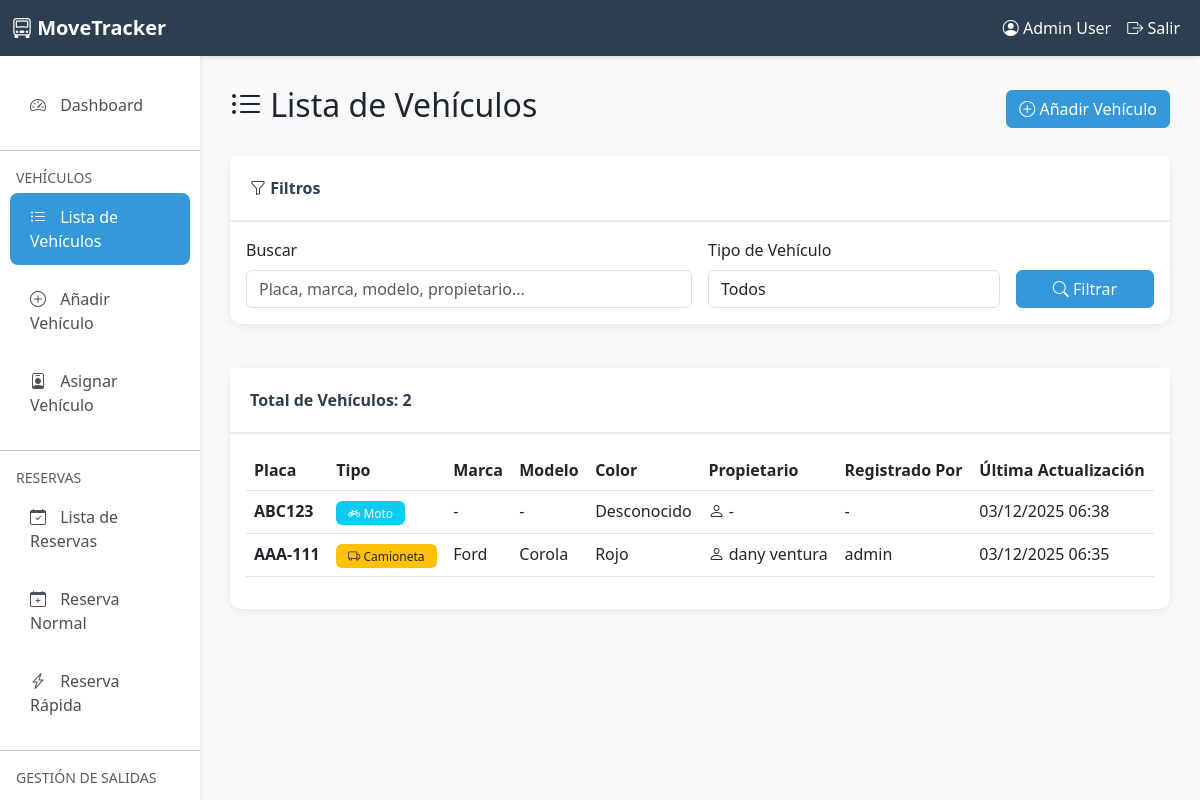
The app's page /parking/vehicles/ (signed in), older data.
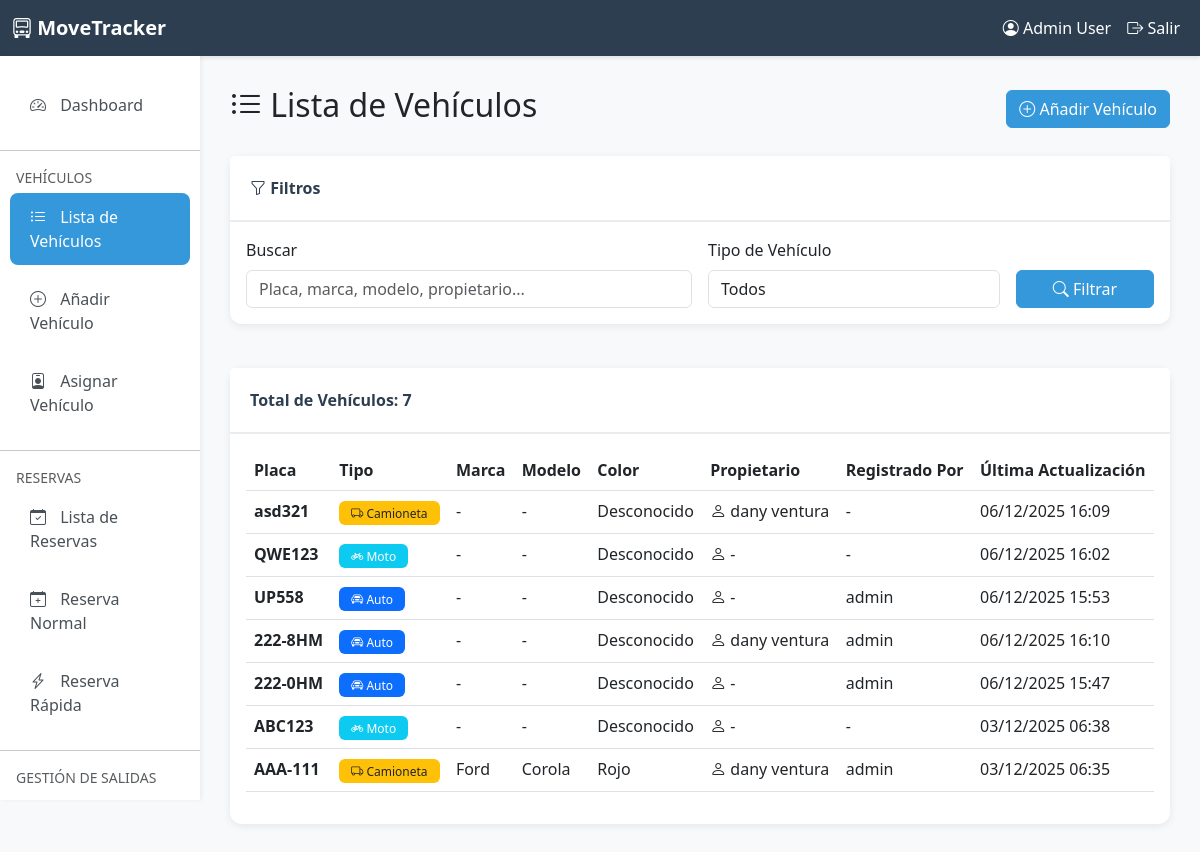
The same page, newer data.
### user/models.py (models this page shows, shortened)
class User(AbstractUser):
    dni = models.CharField(max_length=10, blank=True, null=True, verbose_name='DNI')
    phone = models.CharField(max_length=15, blank=True, null=True, verbose_name='Teléfono')
    class Meta:
        verbose_name = 'Usuario'
        verbose_name_plural = 'Usuarios'
        db_table = 'auth_user'

### parking/models.py (models this page shows, shortened)
class Vehicle(models.Model):
    owner = models.ForeignKey(
        User,
        on_delete=models.CASCADE,
        related_name='vehicles',
        verbose_name='Propietario',
        null=True,
        blank=True
    )
    vehicle_type = models.CharField(
        max_length=20,
        choices=VehicleType.choices,
        verbose_name='Tipo de Vehículo'
    )
    brand = models.CharField(
        max_length=50,
        null=True,
        blank=True,
        verbose_name='Marca',
        help_text='Marca del vehículo (opcional)'
    )
    model = models.CharField(
        max_length=50,
        null=True,
        blank=True,
        verbose_name='Modelo',
        help_text='Modelo del vehículo (opcional)'
    )
    year = models.PositiveIntegerField(
        null=True,
        blank=True,
        verbose_name='Año',
        validators=[MinValueValidator(1900), MaxValueValidator(2100)],
        help_text='Año de fabricación (opcional)'
    )
    color = models.CharField(max_length=30, verbose_name='Color')
    license_plate = models.CharField(
        max_length=20,
        unique=True,
        verbose_name='Placa',
        help_text='Número de placa del vehículo'
    )
    is_active = models.BooleanField(default=True, verbose_name='Activo')
    created_at = models.DateTimeField(auto_now_add=True, verbose_name='Fecha de Registro')
    updated_at = models.DateTimeField(auto_now=True, verbose_name='Última Actualización')
    registered_by = models.ForeignKey(
        User,
        on_delete=models.SET_NULL,
        null=True,
        related_name='registered_vehicles',
        verbose_name='Registrado por'
    )
    class Meta:
        verbose_name = 'Vehículo'
        verbose_name_plural = 'Vehículos'
        ordering = ['-created_at']
        indexes = [
            models.Index(fields=['license_plate']),
            models.Index(fields=['owner', 'is_active']),
        ]

### parking/views.py (the view, shortened to what this page needs)
# urls.py: path('vehicles/', views.vehicle_list, name='vehicle_list'),
@login_required
@user_passes_test(is_admin_or_worker, login_url='user:login')
def vehicle_list(request):
    vehicles = Vehicle.objects.select_related('owner', 'registered_by').all()
    search = request.GET.get('search', '')
    vehicle_type = request.GET.get('type', '')
    if vehicle_type:
        vehicles = vehicles.filter(vehicle_type=vehicle_type)
    context = {
        'vehicles': vehicles,
        'title': 'Lista de Vehículos',
        'search': search,
        'vehicle_type': vehicle_type,
        'vehicle_types': VehicleType.choices
    }
    return render(request, 'parking/vehicle_list.html', context)

### parking/views.py (called while the page is built)
def is_admin_or_worker(user):
    if not user.is_authenticated:
        return False
    if user.is_superuser:
        return True
    if hasattr(user, 'role'):
        return user.role in ['ADMIN', 'WORKER']
    return user.is_staff

### parking/templates/parking/vehicle_list.html (shortened to what this page needs)
{% extends 'parking/base.html' %}
{% block content %}
<div class="row mb-4">
    <div class="col-12 d-flex justify-content-between align-items-center">
        <h2><i class="bi bi-list-ul"></i> {{ title }}</h2>
        <div>
            <a href="{% url 'parking:add_vehicle' %}" class="btn btn-primary">
                <i class="bi bi-plus-circle"></i> Añadir Vehículo
            </a>
        </div>
    </div>
</div>
<div class="row mb-4">
    <div class="col-12">
        <div class="card">
            <div class="card-header">
                <i class="bi bi-funnel"></i> Filtros
            </div>
            <div class="card-body">
                <form method="get" class="row g-3">
                    <div class="col-md-6">
                        <label for="search" class="form-label">Buscar</label>
                        <input type="text"
                               class="form-control"
                               id="search"
                               name="search"
                               value="{{ search }}"
                               placeholder="Placa, marca, modelo, propietario...">
                    </div>
                    <div class="col-md-4">
                        <label for="type" class="form-label">Tipo de Vehículo</label>
                        <select class="form-control" id="type" name="type">
                            <option value="">Todos</option>
                        </select>
                    </div>
                    <div class="col-md-2 d-flex align-items-end">
                        <button type="submit" class="btn btn-primary w-100">
                            <i class="bi bi-search"></i> Filtrar
                        </button>
                    </div>
                </form>
            </div>
        </div>
    </div>
</div>
<div class="row">
    <div class="col-12">
        <div class="card">
            <div class="card-header">
                Total de Vehículos: <strong>{{ vehicles.count }}</strong>
            </div>
            <div class="card-body">
                {% if vehicles %}
                    <div class="table-responsive">
                        <table class="table table-hover">
                            <thead>
                                <tr>
                                    <th>Placa</th>
                                    <th>Tipo</th>
                                    <th>Marca</th>
                                    <th>Modelo</th>
                                    <th>Color</th>
                                    <th>Propietario</th>
                                    <th>Registrado Por</th>
                                    <th>Última Actualización</th>
                                </tr>
                            </thead>
                            <tbody>
                                {% for vehicle in vehicles %}
                                    <tr>
                                        <td>
                                            <strong>{{ vehicle.license_plate }}</strong>
                                        </td>
                                        <td>
                                            {% if vehicle.vehicle_type == 'CAR' %}
                                                <span class="badge bg-primary">
                                                    <i class="bi bi-car-front"></i> {{ vehicle.get_vehicle_type_display }}
                                                </span>
                                            {% elif vehicle.vehicle_type == 'TRUCK' %}
                                                <span class="badge bg-warning text-dark">
                                                    <i class="bi bi-truck"></i> {{ vehicle.get_vehicle_type_display }}
                                                </span>
                                            {% else %}
                                                <span class="badge bg-info">
                                                    <i class="bi bi-bicycle"></i> {{ vehicle.get_vehicle_type_display }}
                                                </span>
                                            {% endif %}
                                        </td>
                                        <td>{{ vehicle.brand|default:"-" }}</td>
                                        <td>{{ vehicle.model|default:"-" }}</td>
                                        <td>{{ vehicle.color|default:"-" }}</td>
                                        <td>
                                            <i class="bi bi-person"></i>
                                            {% if vehicle.owner %}{{ vehicle.owner.get_full_name|default:vehicle.owner.username }}{% else %}-{% endif %}
                                        </td>
                                        <td>{% if vehicle.registered_by %}{{ vehicle.registered_by.username }}{% else %}-{% endif %}</td>
                                        <td>{{ vehicle.updated_at|date:"d/m/Y H:i" }}</td>
                                    </tr>
                                {% endfor %}
                            </tbody>
                        </table>
                    </div>
                {% endif %}
            </div>
        </div>
    </div>
</div>
{% endblock %}

### parking/templates/parking/base.html (shortened to what this page needs)
{% load static %}
<!DOCTYPE html>
<html lang="es">
<head>
    <link href="https://cdn.jsdelivr.net/npm/bootstrap@5.3.0/dist/css/bootstrap.min.css" rel="stylesheet">
    <link rel="stylesheet" href="https://cdn.jsdelivr.net/npm/bootstrap-icons@1.10.0/font/bootstrap-icons.css">
</head>
<body>
    <nav class="navbar navbar-expand-lg navbar-dark">
        <div class="container-fluid">
            <a class="navbar-brand" href="{% url 'parking:dashboard' %}">
                <i class="bi bi-truck-front"></i> MoveTracker
            </a>
            <div class="collapse navbar-collapse" id="navbarNav">
                <ul class="navbar-nav ms-auto">
                    <li class="nav-item">
                        <a class="nav-link text-white" href="#">
                            <i class="bi bi-person-circle"></i> {{ user.get_full_name|default:user.username }}
                        </a>
                    </li>
                    <li class="nav-item">
                        <form method="post" action="{% url 'logout' %}" style="display: inline;">
                            <button type="submit" class="nav-link text-white bg-transparent border-0" style="cursor: pointer;">
                                <i class="bi bi-box-arrow-right"></i> Salir
                            </button>
                        </form>
                    </li>
                </ul>
            </div>
        </div>
    </nav>
    <div class="container-fluid">
        <div class="row">
            <nav class="col-md-2 d-md-block sidebar">
                <div class="nav flex-column">
                    <a class="nav-link {% if request.resolver_match.url_name == 'dashboard' %}active{% endif %}"
                       href="{% url 'parking:dashboard' %}">
                        <i class="bi bi-speedometer2"></i> Dashboard
                    </a>
                    <hr>
                    <small class="text-muted px-3">VEHÍCULOS</small>
                    <a class="nav-link {% if request.resolver_match.url_name == 'vehicle_list' %}active{% endif %}"
                       href="{% url 'parking:vehicle_list' %}">
                        <i class="bi bi-list-ul"></i> Lista de Vehículos
                    </a>
                    <a class="nav-link {% if request.resolver_match.url_name == 'add_vehicle' %}active{% endif %}"
                       href="{% url 'parking:add_vehicle' %}">
                        <i class="bi bi-plus-circle"></i> Añadir Vehículo
                    </a>
                    <a class="nav-link {% if request.resolver_match.url_name == 'assign_vehicle' %}active{% endif %}"
                       href="{% url 'parking:assign_vehicle' %}">
                        <i class="bi bi-person-badge"></i> Asignar Vehículo
                    </a>
                    <hr>
                    <small class="text-muted px-3">RESERVAS</small>
                    <a class="nav-link {% if request.resolver_match.url_name == 'reservation_list' %}active{% endif %}"
                       href="{% url 'parking:reservation_list' %}">
                        <i class="bi bi-calendar-check"></i> Lista de Reservas
                    </a>
                    <a class="nav-link {% if request.resolver_match.url_name == 'normal_reservation' %}active{% endif %}"
                       href="{% url 'parking:normal_reservation' %}">
                        <i class="bi bi-calendar-plus"></i> Reserva Normal
                    </a>
                    <a class="nav-link {% if request.resolver_match.url_name == 'quick_reservation' %}active{% endif %}"
                       href="{% url 'parking:quick_reservation' %}">
                        <i class="bi bi-lightning-charge"></i> Reserva Rápida
                    </a>
                    <hr>
                    <small class="text-muted px-3">GESTIÓN DE SALIDAS</small>
                    <a class="nav-link {% if request.resolver_match.url_name == 'assignment_list' %}active{% endif %}"
                       href="{% url 'parking:assignment_list' %}">
                    </a>
                </div>
            </nav>
            <main class="col-md-10 ms-sm-auto content-wrapper">
                {% block content %}{% endblock %}
            </main>
        </div>
    </div>
</body>
</html>

### parking/templates/parking/base.html (style rules this page uses)
:root { --primary-color: #2c3e50; --secondary-color: #3498db; --success-color: #27ae60; --danger-color: #e74c3c; --warning-color: #f39c12; --info-color: #16a085; }
body { background-color: #f8f9fa; font-family: 'Segoe UI', Tahoma, Geneva, Verdana, sans-serif; }
.navbar { background-color: var(--primary-color); box-shadow: 0 2px 4px rgba(0,0,0,0.1); }
.navbar-brand { font-weight: bold; color: white !important; }
.sidebar { height: calc(100vh - 56px); position: sticky; top: 56px; overflow-y: auto; scrollbar-width: none; -ms-overflow-style: none; background-color: white; box-shadow: 2px 0 4px rgba(0,0,0,0.05); padding: 20px 0; }
.sidebar .nav-link { color: #495057; padding: 12px 20px; margin: 5px 10px; border-radius: 8px; transition: all 0.3s; }
.sidebar .nav-link.active { background-color: var(--secondary-color); color: white; }
.sidebar .nav-link i { margin-right: 10px; width: 20px; text-align: center; }
.content-wrapper { padding: 30px; }
.card { border: none; border-radius: 12px; box-shadow: 0 2px 8px rgba(0,0,0,0.08); margin-bottom: 20px; }
.card-header { background-color: white; border-bottom: 2px solid #e9ecef; padding: 20px; font-weight: 600; color: var(--primary-color); }
.btn-primary { background-color: var(--secondary-color); border-color: var(--secondary-color); }
.badge { padding: 6px 12px; font-weight: 500; }

Row changes from the older to the newer data that the page shows:
added Vehicle: license_plate "asd321", vehicle_type "Camioneta", brand "-", model "-", color "Desconocido", owner.get_full_name "dany ventura", updated_at "06/12/2025 16:09"
added Vehicle: license_plate "QWE123", vehicle_type "Moto", brand "-", model "-", color "Desconocido", updated_at "06/12/2025 16:02"
added Vehicle: license_plate "UP558", vehicle_type "Auto", brand "-", model "-", color "Desconocido", registered_by.username "admin", updated_at "06/12/2025 15:53"
added Vehicle: license_plate "222-8HM", vehicle_type "Auto", brand "-", model "-", color "Desconocido", owner.get_full_name "dany ventura", registered_by.username "admin", updated_at "06/12/2025 16:10"
added Vehicle: license_plate "222-0HM", vehicle_type "Auto", brand "-", model "-", color "Desconocido", registered_by.username "admin", updated_at "06/12/2025 15:47"
Text that changed along with them:
{{ vehicles.count }}: "2" → "7"
